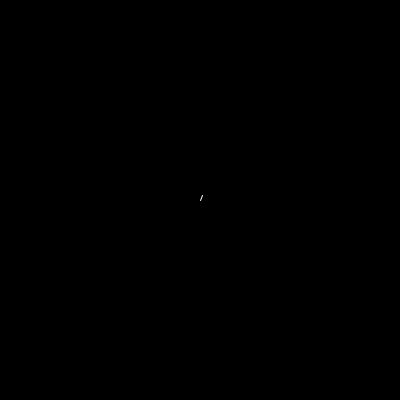
Frame 1 (no input)
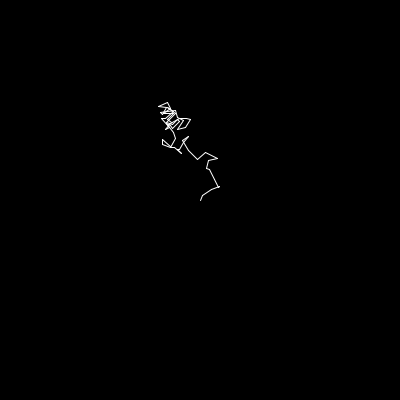
Frame 60 (the mouse pressed at the canvas centre just before this capture)
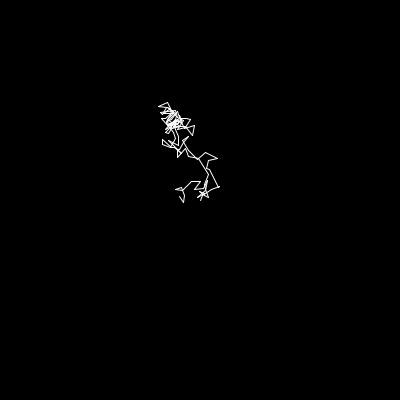
Frame 120 (the mouse held since frame 60 and released just before this capture)

The Processing sketch that drew these frames (run headless with seeded random() and noise(); from frame 60 on, the mouse is pressed at the canvas centre):

// Processing sketch: randomWalker
// ── randomWalker.pde
float lastLocX;
float lastLocY;

void setup()
{
  size(400, 400);
  background(0);
  stroke(255);
  lastLocX = width/2;
  lastLocY = height/2;
}

void draw()
{ 
  float stepX = random(-10,10);
  float stepY = random(-10,10);
  
  float newLocX = lastLocX + stepX;
  float newLocY = lastLocY + stepY;
  
  line(lastLocX, lastLocY, newLocX, newLocY);
  lastLocX = newLocX;
  lastLocY = newLocY;
}
